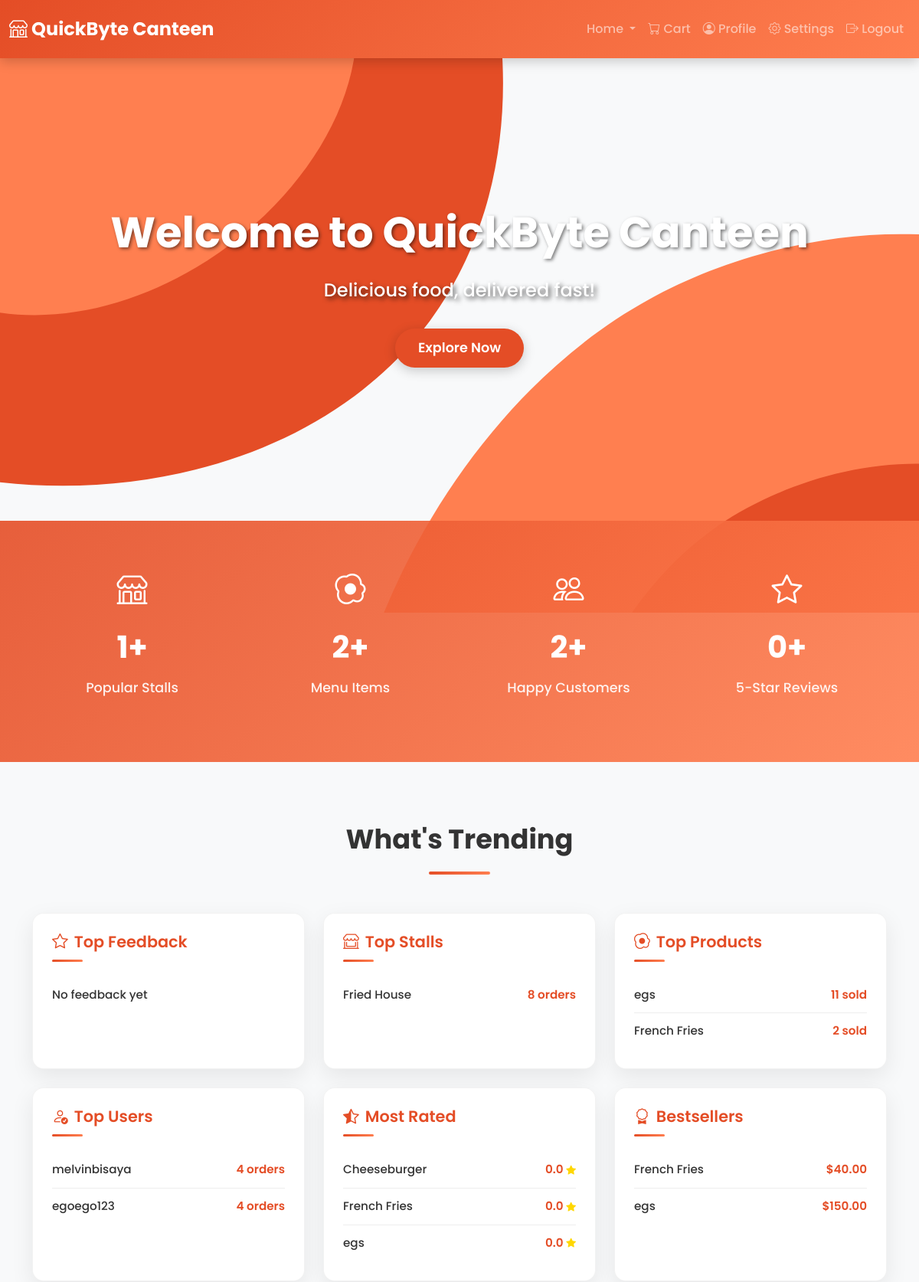
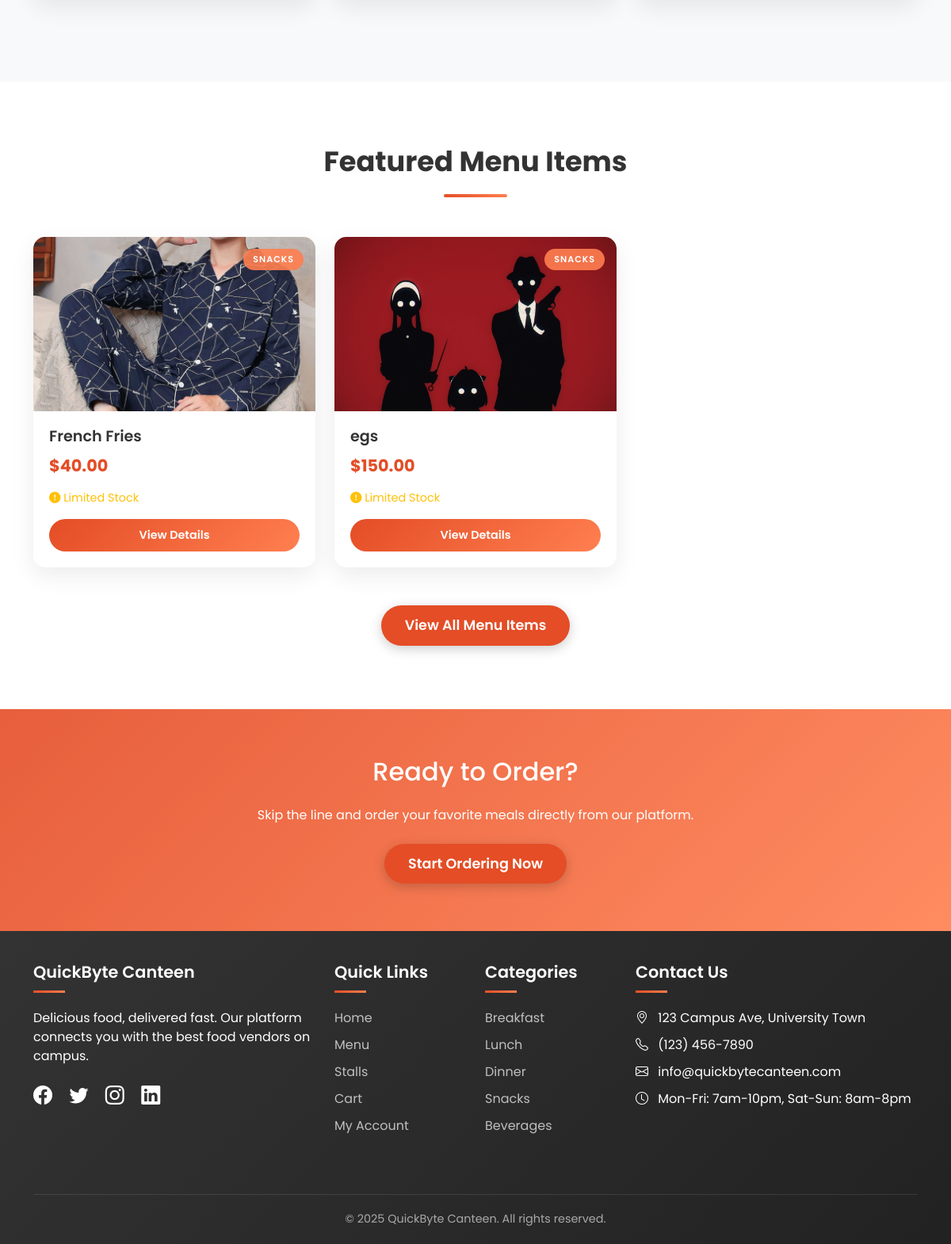
The page /user/index.php (signed in) on the database its author committed (2 pictures, top to bottom).
### tables this page shows
CREATE TABLE `stalls` (
  `stall_id` int(11) NOT NULL,
  `stall_name` varchar(100) NOT NULL,
  `description` text DEFAULT NULL,
  `image_path` varchar(255) NOT NULL DEFAULT 'default_stall.jpg',
  `status` enum('Open','Closed','','') NOT NULL,
  `created_at` timestamp NOT NULL DEFAULT current_timestamp()
);

CREATE TABLE `menu_items` (
  `item_id` int(11) NOT NULL,
  `name` varchar(100) NOT NULL,
  `price` decimal(10,2) NOT NULL,
  `category` enum('Snacks','Drinks','Meals') NOT NULL,
  `availability` enum('Available','Out Of Stock') DEFAULT 'Out Of Stock',
  `image_path` varchar(255) NOT NULL DEFAULT 'default.jpg',
  `stall_id` int(11) NOT NULL,
  `description` text DEFAULT NULL
);

CREATE TABLE `users` (
  `user_id` int(11) NOT NULL,
  `name` varchar(100) NOT NULL,
  `email` varchar(100) NOT NULL,
  `password` varchar(255) NOT NULL,
  `role` enum('Student','Retailer','Admin') DEFAULT NULL,
  `balance` decimal(10,2) DEFAULT 0.00,
  `phone` varchar(15) DEFAULT NULL,
  `address` varchar(255) DEFAULT NULL,
  `status` tinyint(1) NOT NULL DEFAULT 1,
  `image_path` varchar(255) DEFAULT 'images/default-profile.jpg',
  `email_unique` varchar(255) GENERATED ALWAYS AS (case when `email` = 'ad123min@gmail.com' then NULL else `email` end) STORED
);

CREATE TABLE `food_storage` (
  `storage_id` int(11) NOT NULL,
  `stall_id` int(11) NOT NULL,
  `item_id` int(11) NOT NULL,
  `quantity` int(11) NOT NULL,
  `expiration_day` date DEFAULT NULL
);

### user/index.php (the view, shortened to what the rows shown need)
<?php
include '../config.php';
$sql_top_stalls = "
    SELECT s.stall_id, s.stall_name, COUNT(o.order_id) AS total_orders
    FROM stalls s
    JOIN orders o ON s.stall_id = o.stall_id
    GROUP BY s.stall_id
    ORDER BY total_orders DESC
    LIMIT 3
";
$stmt_top_stalls = $con->prepare($sql_top_stalls);
$stmt_top_stalls->execute();
$result_top_stalls = $stmt_top_stalls->get_result();
$top_stalls = $result_top_stalls->fetch_all(MYSQLI_ASSOC);
$sql_top_products = "
    SELECT m.item_id, m.name, m.price, m.category, m.image_path, SUM(od.quantity) AS total_sold
    FROM order_details od
    JOIN menu_items m ON od.item_id = m.item_id
    GROUP BY m.item_id
    ORDER BY total_sold DESC
    LIMIT 3
";
$stmt_top_products = $con->prepare($sql_top_products);
$stmt_top_products->execute();
$result_top_products = $stmt_top_products->get_result();
$top_products = $result_top_products->fetch_all(MYSQLI_ASSOC);
$sql_top_users = "
    SELECT u.user_id, u.name, COUNT(o.order_id) AS total_orders
    FROM users u
    JOIN orders o ON u.user_id = o.user_id
    GROUP BY u.user_id
    ORDER BY total_orders DESC
    LIMIT 3
";
$stmt_top_users = $con->prepare($sql_top_users);
$stmt_top_users->execute();
$result_top_users = $stmt_top_users->get_result();
$top_users = $result_top_users->fetch_all(MYSQLI_ASSOC);
$sql_most_rated_products = "
    SELECT
        m.item_id,
        m.name,
        m.price,
        m.category,
        m.image_path,
        AVG(f.rating) AS avg_rating
    FROM
        menu_items m
    LEFT JOIN
        feedback f ON m.stall_id = f.stall_id
    GROUP BY
        m.item_id
    ORDER BY
        avg_rating DESC
    LIMIT 3
";
$stmt_most_rated_products = $con->prepare($sql_most_rated_products);
$stmt_most_rated_products->execute();
$result_most_rated_products = $stmt_most_rated_products->get_result();
$most_rated_products = $result_most_rated_products->fetch_all(MYSQLI_ASSOC);
$sql_featured_products = "
    SELECT m.item_id, m.name, m.price, m.category, m.image_path, fs.quantity AS quantity_in_stock
    FROM menu_items m
    LEFT JOIN food_storage fs ON m.item_id = fs.item_id
    WHERE m.availability = 'Available'
    ORDER BY RAND() LIMIT 6
";
$stmt_featured_products = $con->prepare($sql_featured_products);
$stmt_featured_products->execute();
$result_featured_products = $stmt_featured_products->get_result();
$featured_products = $result_featured_products->fetch_all(MYSQLI_ASSOC);
?>
<!DOCTYPE html>
<html lang="en">
<head>
    <link rel="stylesheet" href="https://cdn.jsdelivr.net/npm/bootstrap@5.3.0-alpha1/dist/css/bootstrap.min.css">
    <link rel="stylesheet" href="https://cdn.jsdelivr.net/npm/bootstrap-icons/font/bootstrap-icons.css">
</head>
<body>
    <section class="hero-section">
        <div class="container">
            <h1>Welcome to QuickByte Canteen</h1>
        </div>
    </section>
    <section class="page-section">
        <div class="container">
            <h2 class="section-title">What's Trending</h2>
            <div class="row">
                <div class="col-lg-4 col-md-6 mb-4">
                    <div class="stats-card">
                        <ul class="stats-list">
                            <?php if ($top_stalls): ?>
                                <?php foreach ($top_stalls as $stall): ?>
                                    <li>
                                        <span class="item-name"><?php echo htmlspecialchars($stall['stall_name']); ?></span>
                                        <span class="item-value"><?php echo $stall['total_orders']; ?> orders</span>
                                    </li>
                                <?php endforeach; ?>
                            <?php else: ?>
                                <li><span class="item-name">No top stalls yet</span></li>
                            <?php endif; ?>
                        </ul>
                    </div>
                </div>
                <div class="col-lg-4 col-md-6 mb-4">
                    <div class="stats-card">
                        <ul class="stats-list">
                            <?php if ($top_products): ?>
                                <?php foreach ($top_products as $product): ?>
                                    <li>
                                        <span class="item-name"><?php echo htmlspecialchars($product['name']); ?></span>
                                        <span class="item-value"><?php echo $product['total_sold']; ?> sold</span>
                                    </li>
                                <?php endforeach; ?>
                            <?php else: ?>
                                <li><span class="item-name">No top products yet</span></li>
                            <?php endif; ?>
                        </ul>
                    </div>
                </div>
                <div class="col-lg-4 col-md-6 mb-4">
                    <div class="stats-card">
                        <ul class="stats-list">
                            <?php if ($top_users): ?>
                                <?php foreach ($top_users as $user): ?>
                                    <li>
                                        <span class="item-name"><?php echo htmlspecialchars($user['name']); ?></span>
                                        <span class="item-value"><?php echo $user['total_orders']; ?> orders</span>
                                    </li>
                                <?php endforeach; ?>
                            <?php else: ?>
                                <li><span class="item-name">No top users yet</span></li>
                            <?php endif; ?>
                        </ul>
                    </div>
                </div>
                <div class="col-lg-4 col-md-6 mb-4">
                    <div class="stats-card">
                        <ul class="stats-list">
                            <?php if ($most_rated_products): ?>
                                <?php foreach ($most_rated_products as $product): ?>
                                    <li>
                                        <span class="item-name"><?php echo htmlspecialchars($product['name']); ?></span>
                                        <span class="item-value">
                                            <?php echo number_format($product['avg_rating'], 1); ?>
                                            <i class="bi bi-star-fill" style="font-size: 0.8rem; color: #FFD700;"></i>
                                        </span>
                                    </li>
                                <?php endforeach; ?>
                            <?php else: ?>
                                <li><span class="item-name">No rated products yet</span></li>
                            <?php endif; ?>
                        </ul>
                    </div>
                </div>
                <div class="col-lg-4 col-md-6 mb-4">
                    <div class="stats-card">
                        <ul class="stats-list">
                                <?php if ($featured_products): ?>
    <?php for($i = 0; $i < min(3, count($featured_products)); $i++): ?>
        <li>
            <span class="item-name"><?php echo htmlspecialchars($featured_products[$i]['name']); ?></span>
            <span class="item-value">$<?php echo number_format($featured_products[$i]['price'], 2); ?></span>
        </li>
    <?php endfor; ?>
<?php else: ?>
    <li><span class="item-name">No bestsellers yet</span></li>
<?php endif; ?>
                        </ul>
                    </div>
                </div>
            </div>
        </div>
    </section>
    <section class="page-section">
        <div class="container">
            <h2 class="section-title">Featured Menu Items</h2>
            <div class="row">
                <?php if ($featured_products): ?>
                    <?php foreach ($featured_products as $product): ?>
                        <div class="col-lg-4 col-md-6 mb-4">
                            <div class="product-card card">
                                <div class="card-img-container">
                                    <img src="<?php echo !empty($product['image_path']) ? htmlspecialchars($product['image_path']) : '../assets/images/default-food.jpg'; ?>" class="card-img-top" alt="<?php echo htmlspecialchars($product['name']); ?>">
                                    <div class="product-category"><?php echo htmlspecialchars($product['category']); ?></div>
                                </div>
                                <div class="card-body">
                                    <h5 class="card-title"><?php echo htmlspecialchars($product['name']); ?></h5>
                                    <div class="product-price">$<?php echo number_format($product['price'], 2); ?></div>
                                    <div class="product-stock">
                                        <?php
                                        $stock = isset($product['quantity_in_stock']) ? $product['quantity_in_stock'] : 0;
                                        if ($stock > 20) {
                                            echo '<span class="stock-high"><i class="bi bi-check-circle-fill"></i> In Stock</span>';
                                        } elseif ($stock > 5) {
                                            echo '<span class="stock-medium"><i class="bi bi-exclamation-circle-fill"></i> Limited Stock</span>';
                                        } else {
                                            echo '<span class="stock-low"><i class="bi bi-x-circle-fill"></i> Low Stock</span>';
                                        }
                                        ?>
                                    </div>
                                    <a href="product_details.php?id=<?php echo $product['item_id']; ?>" class="btn-view">View Details</a>
                                </div>
                            </div>
                        </div>
                    <?php endforeach; ?>
                <?php else: ?>
                    <div class="col-12 text-center">
                        <p>No featured products available at the moment.</p>
                    </div>
                <?php endif; ?>
            </div>
        </div>
    </section>
    <section class="page-section quick-stats">
        <div class="container text-center">
            <h2 class="mb-4">Ready to Order?</h2>
        </div>
    </section>
</body>
</html>

### rows shown on the page
stalls: stall_name "Fried House", total_orders "8"
menu_items: name "egs", total_sold "11", avg_rating "0.0"
menu_items: name "French Fries", total_sold "2", avg_rating "0.0"
users: name "melvinbisaya", total_orders "4"
users: name "egoego123", total_orders "4"
menu_items: name "Cheeseburger", avg_rating "0.0"
food_storage: item.name "French Fries", item.price "40.00", item.image_path (picture), item.category "SNACKS", quantity "Limited Stock"
food_storage: item.name "egs", item.price "150.00", item.image_path (picture), item.category "SNACKS", quantity "Limited Stock"

### other values the page prints
count($top_stalls) "1"
count($featured_products) "2"
count($top_users) "2"
count($top_feedback) "0"
